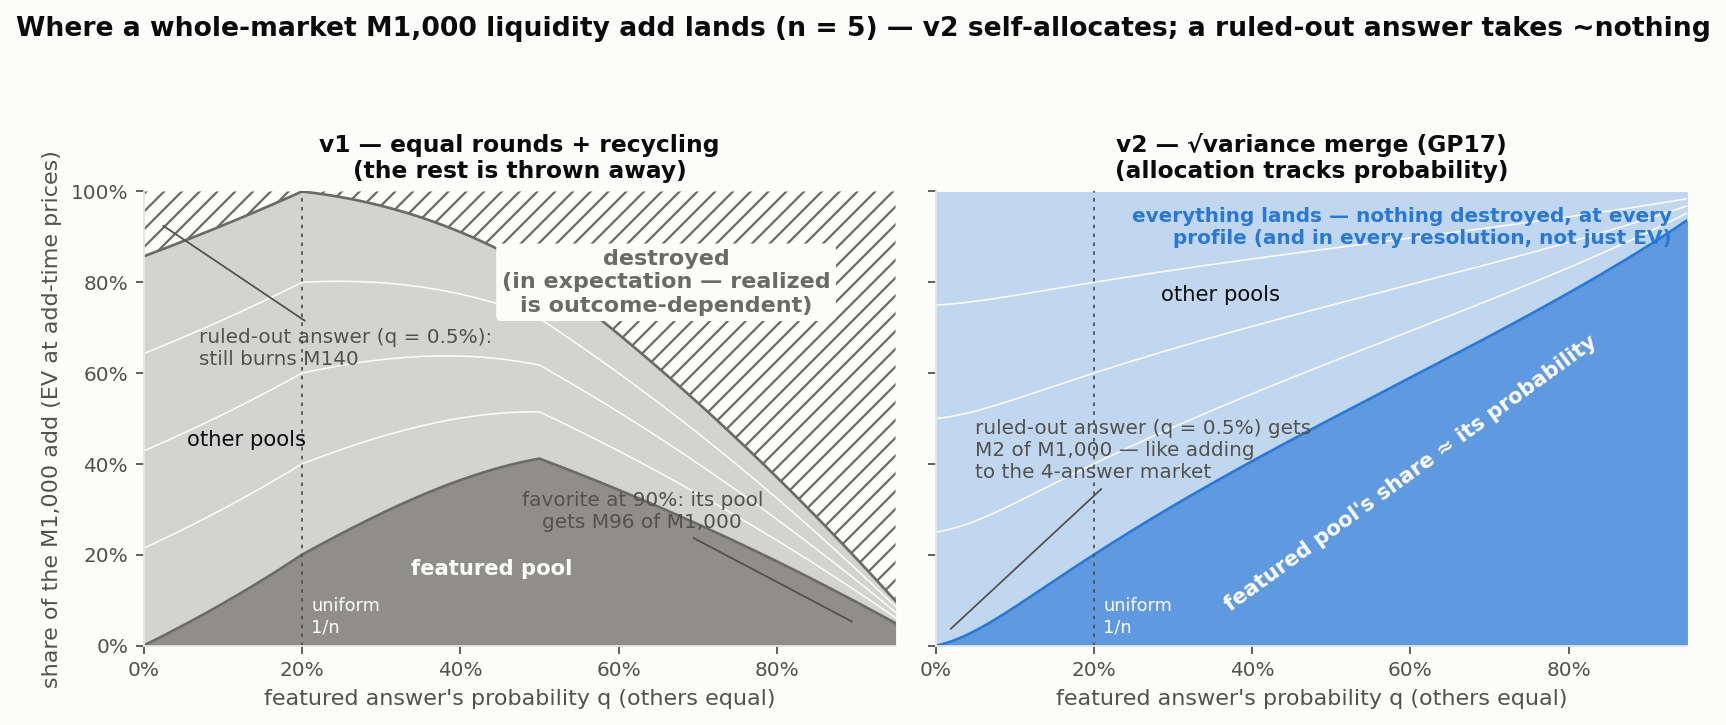

Reproduce this figure in Python.
#!/usr/bin/env python3
"""Figure C2 — WHERE a whole-market liquidity add lands, pool by pool.

Companion to fig_liquidity_add_burn (HOW MUCH survives): the burn figure shows
v1 destroys value at any non-uniform profile; this one shows where the
surviving value sits — and answers the LP's practical question, "if one answer
has been ruled out, am I wasting liquidity by subsidizing the whole market?"

Setup: n = 5 sum-to-one market, one featured answer at probability q, the
others splitting the remainder equally. An M1,000 whole-market add. Every
reserve delta is valued IN EXPECTATION at the add-time prices (q·ΔY +
(1−q)·ΔN per answer) — a decomposition that sums to exactly M1,000 for v2
(GP17c) and to M1,000 minus the discarded EV for v1, so the two panels share
one accounting. "Destroyed" is likewise the discarded shares' EV at those
prices; the REALIZED loss depends on which answer wins (everything-or-nothing
by resolution — the realized range is fig_liquidity_add_burn's band, e.g.
[M0, M897] at a 90% favorite). v2's zero is stronger than an EV statement:
the merge contributes exactly Δ to EVERY resolution (GP17c all-winners-tight),
so "nothing destroyed" holds outcome-by-outcome. Both policies' deltas are
pure functions of the profile (independent of pool depth), so there is no
ante caveat.

"RULED OUT" here means an answer the market has traded down to q = 0.5%.
There is no hard floor: direct bets on an answer clamp at MIN_CPMM_PROB = 1%
(vendor common/src/contract.ts), but selling shares or buying the OTHER
answers pushes it lower — genuinely dead answers commonly sit at 0.1%–0.5%
on production markets. The sweep starts at 0.1%; headline numbers are quoted
at 0.5%, and they only shrink toward the bottom of that band (v2 parks
under M1 at q = 0.1%).

LEFT — v1 (`addCpmmMultiLiquidityAnswersSumToOne`): equal per-answer rounds
with partial recycling. The landed mix is distorted toward the longshots and
the rest is destroyed outright — at a 90% favorite only M96 of M1,000 reaches
the favorite's pool while M807 is discarded; even with a RULED-OUT answer
(the "safe-looking" direction) M140 burns.

RIGHT — v2 (√variance merge, GP17): everything lands, and the allocation
tracks probability — the featured pool's share ≈ q. A ruled-out answer
attracts ~nothing (M2 of M1,000 at q = 0.5%): adding to a market with a dead
answer is, in value terms, adding to the (n−1)-answer market. Not wasted.

(The dead pool does receive a large YES reserve — but YES-on-a-dead-answer is
nearly worthless, which is exactly why the EV-valued share is ~0. The v2 add
is also depth-consistent with creation: GP17e.)

All numbers computed through the vendor ports in scenarios.py; asserts pin
the conservation identity per panel, the burn figure's M807, the uniform-zero,
and both edge headlines.
"""

from __future__ import annotations

import numpy as np
import matplotlib.pyplot as plt

import figstyle as st
import scenarios as sc

N = 5
ADD = 1000.0
# "Ruled out" = traded down to 0.5% — the upper end of where genuinely dead
# answers sit on production markets (0.1%–0.5%; direct bets clamp at
# MIN_CPMM_PROB = 1% but sells / buying other answers go below it).
Q_DEAD = 0.005
Q_LO = 0.001  # sweep from the bottom of the observed dead-answer band


def mix_curves():
    """Sweep featured q; return per-policy (featured, per-other, waste) shares."""
    # linspace(Q_DEAD, ...) puts Q_DEAD and the uniform point 1/N exactly on
    # the grid (the asserts hit them via interp); prepend Q_LO for the sweep.
    qs = np.concatenate([[Q_LO], np.linspace(Q_DEAD, 0.95, 190)])
    v1_feat, v1_other, v1_waste = [], [], []
    v2_feat, v2_other = [], []
    for q in qs:
        prof = sc.featured_profile(float(q), N)
        r1 = sc.v1_sum_to_one_add(prof, ADD)
        l1 = [x / ADD for x in r1["landed_ev_by_answer"]]
        w1 = r1["ev_loss"] / ADD
        assert abs(sum(l1) + w1 - 1.0) < 1e-7  # v1 conservation: landed + burned = add
        v1_feat.append(l1[0])
        v1_other.append(l1[1])
        v1_waste.append(w1)

        l2 = [x / ADD for x in sc.v2_merge_landed(prof, ADD)["landed_ev_by_answer"]]
        assert abs(sum(l2) - 1.0) < 1e-9  # v2: everything lands (GP17c)
        v2_feat.append(l2[0])
        v2_other.append(l2[1])
    return qs, map(np.array, (v1_feat, v1_other, v1_waste, v2_feat, v2_other))


def stack(ax, qs, feat, other, color, waste=None):
    """Stacked composition: featured pool, then the n−1 other pools, then waste."""
    lo = np.zeros_like(qs)
    hi = feat
    ax.fill_between(qs, lo, hi, color=color, alpha=0.75, lw=0)
    for k in range(1, N):  # the other pools, separated by hairlines
        lo, hi = hi, hi + other
        ax.fill_between(qs, lo, hi, color=color, alpha=0.28, lw=0)
        ax.plot(qs, lo, color=st.SURFACE, lw=0.7)
    if waste is not None:
        ax.fill_between(qs, hi, hi + waste, facecolor=st.SURFACE,
                        edgecolor=color, hatch="///", lw=0)
        ax.plot(qs, hi, color=color, lw=1.2)
    ax.plot(qs, feat, color=color, lw=1.2)


def main() -> None:
    st.apply()
    qs, (v1f, v1o, v1w, v2f, v2o) = mix_curves()

    # ---- headline asserts --------------------------------------------------
    at = lambda arr, q: float(np.interp(q, qs, arr))  # noqa: E731
    assert abs(at(v1w, 0.9) - 0.807) < 2e-3           # matches fig_liquidity_add_burn
    assert at(v1w, 1 / N) < 1e-6                      # uniform profile: v1 lossless
    assert abs(at(v1f, 1 / N) - 1 / N) < 1e-6 and abs(at(v2f, 1 / N) - 1 / N) < 1e-6
    # ruled-out band: v2 parks ~M2 at the quoted q = 0.5%, under M1 at 0.1%;
    # v1 burns >M130 across the whole band
    assert at(v2f, Q_DEAD) * ADD < 3.0 and at(v2f, Q_LO) * ADD < 1.0
    assert at(v1w, Q_DEAD) > 0.13 and at(v1w, Q_LO) > 0.13
    assert np.max(np.abs(v2f - qs)) < 0.025           # v2 featured share tracks ≈ q
    # ruled-out ⇒ ≈ the (n−1)-answer market: each live pool gets ≈ 1/(n−1)
    assert abs(at(v2o, Q_DEAD) - 1 / (N - 1)) < 0.002

    fig, (axl, axr) = plt.subplots(1, 2, figsize=(10.6, 4.6), sharey=True)

    # ---------------- left: v1 ----------------
    stack(axl, qs, v1f, v1o, st.V1, waste=v1w)
    axl.annotate("destroyed\n(in expectation — realized\nis outcome-dependent)",
                 xy=(0.66, 0.80), color=st.V1,
                 fontsize=10, fontweight="bold", ha="center", va="center",
                 bbox=dict(boxstyle="round,pad=0.25", fc=st.SURFACE, ec="none"))
    axl.annotate(f"ruled-out answer (q = 0.5%):\nstill burns M{at(v1w, Q_DEAD) * ADD:.0f}",
                 xy=(0.02, 0.93), xytext=(0.07, 0.70), va="top", **st.ANNOT_KW,
                 arrowprops=dict(arrowstyle="-", color=st.INK_2, lw=0.8))
    axl.annotate(f"favorite at 90%: its pool\ngets M{at(v1f, 0.9) * ADD:.0f} of M1,000",
                 xy=(0.9, at(v1f, 0.9) / 2), xytext=(0.63, 0.26),
                 ha="center", **st.ANNOT_KW,
                 arrowprops=dict(arrowstyle="-", color=st.INK_2, lw=0.8))
    axl.annotate("featured pool", xy=(0.44, 0.155), color=st.SURFACE,
                 fontsize=9.5, fontweight="bold", ha="center")
    axl.annotate("other pools", xy=(0.13, 0.44), color=st.INK,
                 fontsize=9.5, ha="center")
    axl.set_title("v1 — equal rounds + recycling\n(the rest is thrown away)",
                  fontsize=10.5)

    # ---------------- right: v2 ----------------
    stack(axr, qs, v2f, v2o, st.V2)
    axr.annotate("featured pool's share ≈ its probability", xy=(0.60, 0.38),
                 color=st.SURFACE, fontsize=9.5, fontweight="bold",
                 ha="center", va="center", rotation=36)
    axr.annotate("other pools", xy=(0.36, 0.76), color=st.INK, fontsize=9.5,
                 ha="center")
    axr.annotate(f"ruled-out answer (q = 0.5%) gets\nM{at(v2f, Q_DEAD) * ADD:.0f} "
                 "of M1,000 — like adding\nto the 4-answer market",
                 xy=(0.015, 0.03), xytext=(0.05, 0.50), va="top",
                 **st.ANNOT_KW,
                 arrowprops=dict(arrowstyle="-", color=st.INK_2, lw=0.8))
    axr.annotate("everything lands — nothing destroyed, at every\nprofile "
                 "(and in every resolution, not just EV)",
                 xy=(0.93, 0.965), ha="right", va="top", color=st.V2,
                 fontsize=9, fontweight="bold")
    axr.set_title("v2 — √variance merge (GP17)\n(allocation tracks probability)",
                  fontsize=10.5)

    for ax in (axl, axr):
        ax.axvline(1 / N, color=st.INK_2, lw=0.8, ls=(0, (2, 3)))
        ax.annotate("uniform\n1/n", xy=(1 / N + 0.012, 0.03), fontsize=8,
                    color=st.SURFACE)
        st.pct(ax, "x")
        st.despine(ax)
        ax.set_xlim(0, 0.95)
        ax.set_ylim(0, 1)
        ax.set_xlabel("featured answer's probability q (others equal)")
        ax.grid(False)
    st.pct(axl, "y")
    axl.set_ylabel("share of the M1,000 add (EV at add-time prices)")

    fig.suptitle("Where a whole-market M1,000 liquidity add lands (n = 5) — "
                 "v2 self-allocates; a ruled-out answer takes ~nothing",
                 fontsize=12, fontweight="bold", color=st.INK)
    fig.tight_layout(rect=(0, 0, 1, 0.93))
    st.save(fig, "fig_liquidity_add_split")

    print(f"ruled out (q={Q_DEAD:.1%}):  v2 parks M{at(v2f, Q_DEAD) * ADD:.0f} in the dead pool "
          f"(each live pool M{at(v2o, Q_DEAD) * ADD:.0f} ≈ M1,000/4); "
          f"v1 burns M{at(v1w, Q_DEAD) * ADD:.0f}")
    print(f"favorite (q=90%):   v2 puts M{at(v2f, 0.9) * ADD:.0f} with the favorite, all lands; "
          f"v1 lands M{at(v1f, 0.9) * ADD:.0f} there and burns M{at(v1w, 0.9) * ADD:.0f}")
    print(f"v2 featured-pool share tracks q: max |share − q| = "
          f"{np.max(np.abs(v2f - qs)):.3f} over the sweep")


if __name__ == "__main__":
    main()
